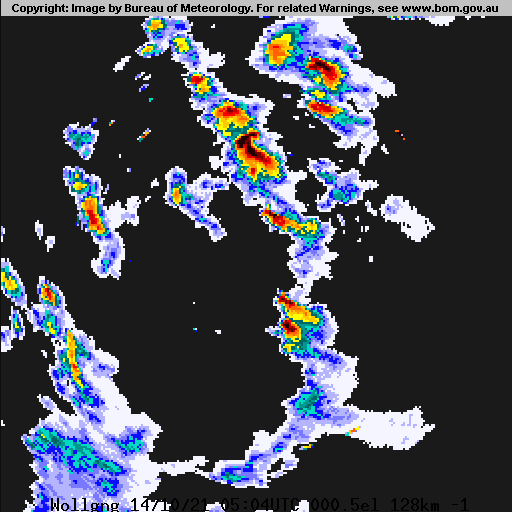
#> input picture IDR033_latestweather/IDR033.T.202110140504.png, 512 x 512 px, found by its file name
$ python test.py
#> lines starting #> are read from the running program, lines starting #| are printed output that depends on the picture
from PIL import Image
import os
import time
import cv2

import sys

sys.path.append('/usr/local/lib/python2.7/site-packages')

downloadPath = os.getcwd() + "\\IDR033_latestweather\\"
mapPath = os.getcwd() + "\\IDR033_map\\"
gifPath =  os.getcwd() + "\\weather\\"


def gen_frame(path):

    im = Image.open(path)
    alpha = im.getchannel('A')

    # Convert the image into P mode but only use 255 colors in the palette out of 256
    im = im.convert('RGB').convert('P', palette=Image.ADAPTIVE, colors=255)

    # Set all pixel values below 128 to 255 , and the rest to 0
    mask = Image.eval(alpha, lambda a: 255 if a <=128 else 0)

    # Paste the color of index 255 and use alpha as a mask

    im.paste(255, mask)

    # The transparency index is 255
    im.info['transparency'] = 255

    return im


def combine(im, bg):

    bg.paste(im)

    return(bg)


def  removeBlack(file):
    src = cv2.imread(file, 1)
#> src is the input picture: shape (512, 512, 3); mean B, G, R 82, 71.8, 68
    tmp = cv2.cvtColor(src, cv2.COLOR_BGR2GRAY)
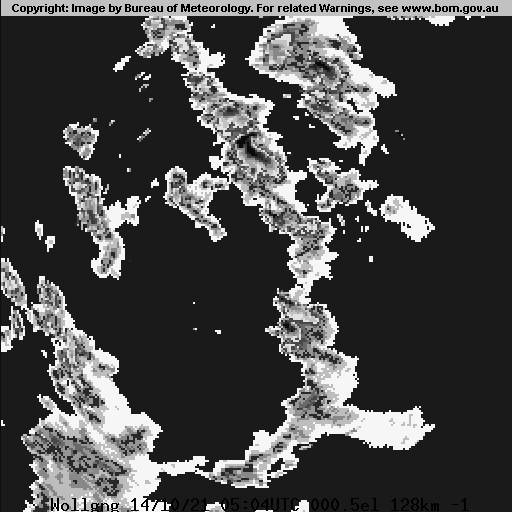
#> tmp: shape (512, 512); min 0, max 246, mean 71.8
    _, alpha = cv2.threshold(tmp, 0, 255, cv2.THRESH_BINARY)
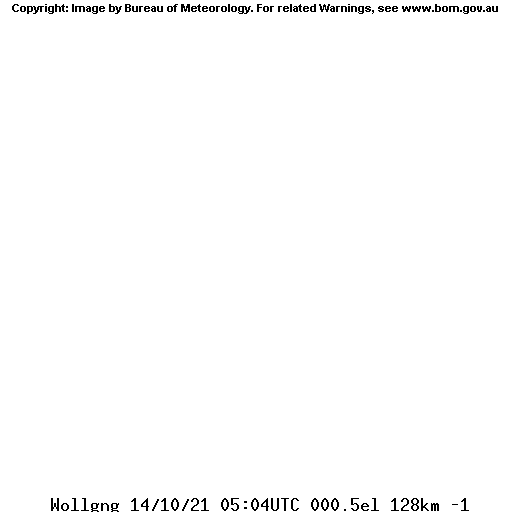
#> alpha: shape (512, 512); 98.8% white; black in thin lines or dots
    b, g, r = cv2.split(src)
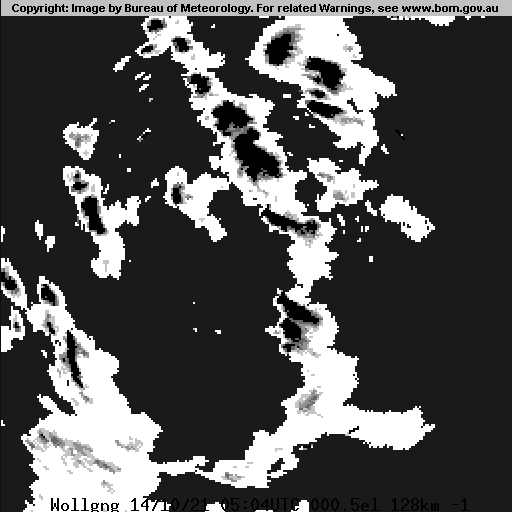
#> b: shape (512, 512); min 0, max 255, mean 82
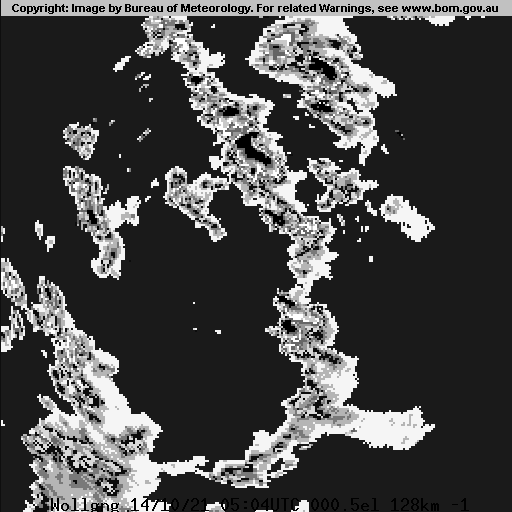
#> g: shape (512, 512); min 0, max 255, mean 71.8
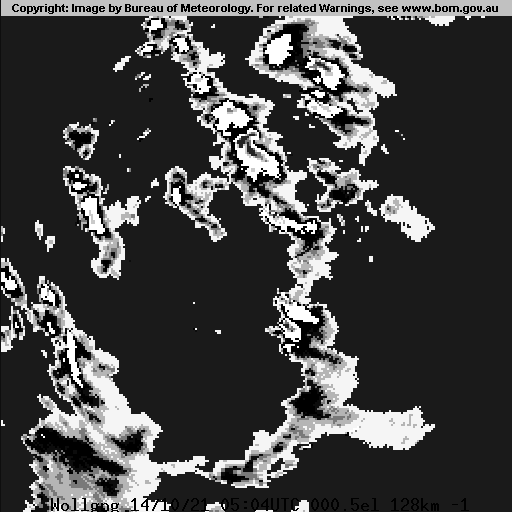
#> r: shape (512, 512); min 0, max 255, mean 68
    rgba = [b,g,r, alpha]
    dst = cv2.merge(rgba,4)

    while True:
        cv2.imshow(dst)

    #cv2.imwrite(gifPath + "test.png", dst)


removeBlack(downloadPath + "IDR033.T.202110140504.png")


# [13 lines of commented-out code are left out]

$ run again, with IDR033_latestweather/IDR033.T.201909180748.png copied over IDR033_latestweather/IDR033.T.202110140504.png
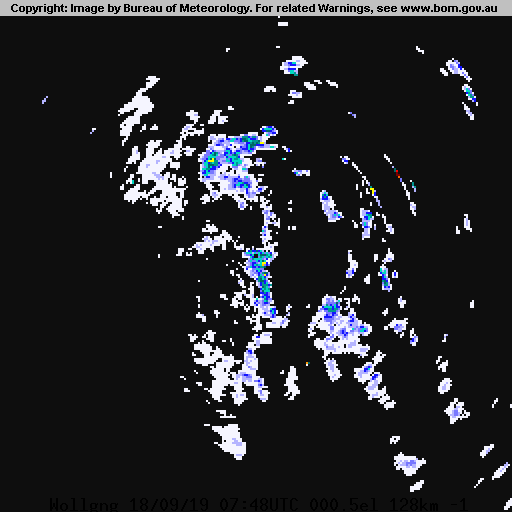
#> input picture IDR033_latestweather/IDR033.T.201909180748.png, 512 x 512 px, found by its file name
#> in removeBlack, src is the input picture: shape (512, 512, 3); mean B, G, R 39.8, 36.7, 35.9
#> in removeBlack, `_, alpha = cv2.threshold(tmp, 0, 255, cv2.THRESH_BINARY)`:
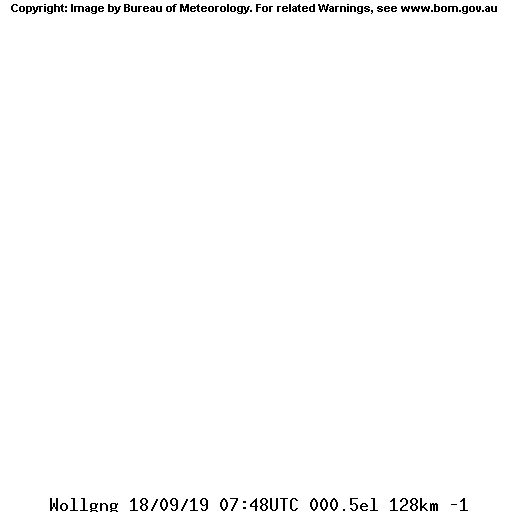
#> alpha: shape (512, 512); 98.8% white; black in thin lines or dots
#> in removeBlack, `b, g, r = cv2.split(src)`:
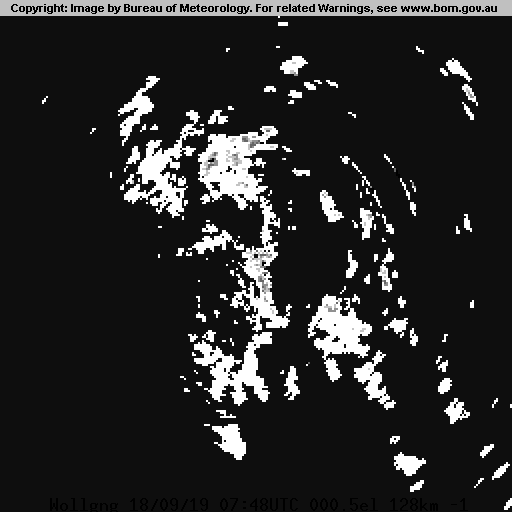
#> b: shape (512, 512); min 0, max 255, mean 39.8
